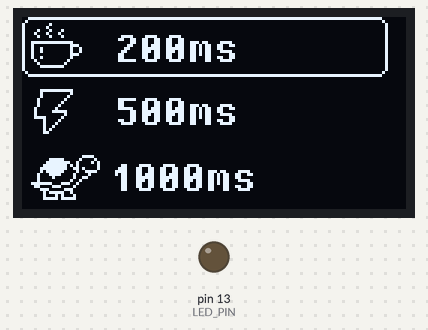
Bench run of a sketch on a simulated Arduino Uno, built with avr-gcc and run on an emulated ATmega328P. Shown: 128×64 one-colour display, output pins drawn as LEDs (lit = HIGH).

Above: at 0.8 s.
At 12.2 s:
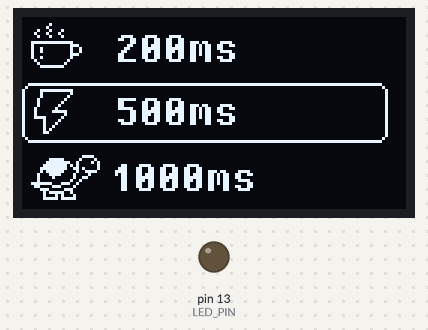
At 24.5 s:
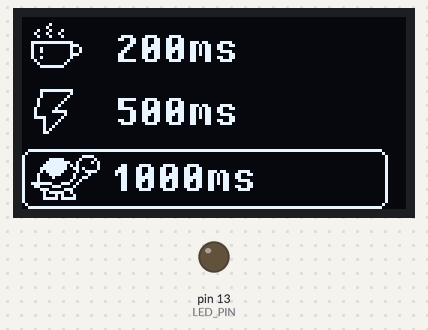
At 38.7 s:
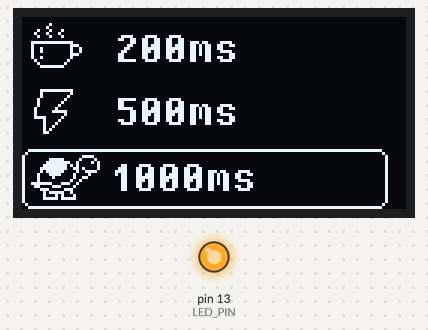
Timing chart, 0 to 40.0 s (numbered marks = the images above):
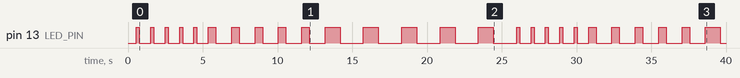

Measured:
- by itself, pin 13 (LED_PIN): goes 5 × (HIGH 0.20 s, LOW 0.76 s), 5 × (HIGH 0.50 s, LOW 1.1 s), 5 × (HIGH 1.0 s, LOW 1.6 s), 5 × (HIGH 0.20 s, LOW 0.76 s), 5 × (HIGH 0.50 s, LOW 1.1 s), HIGH 1.0 s, then LOW
- what the display in image 0 shows lasts 4.8 s, from 0.6 s to 5.4 s
- what the display in image 1 shows lasts 7.8 s, from 5.4 s to 13.2 s
- what the display in image 2 shows lasts 12.8 s, from 13.2 s to 26.0 s

The sketch:

missao_arduino_bonus.ino
```cpp
#include "U8glib.h"

U8GLIB_SSD1306_128X64 u8g(U8G_I2C_OPT_DEV_0 | U8G_I2C_OPT_NO_ACK | U8G_I2C_OPT_FAST); // Fast I2C / TWI

// 'contorno_1 - 200ms', 128x64px
const unsigned char epd_bitmap_contorno_1 [] PROGMEM = {
  0x3f, 0xff, 0xff, 0xff, 0xff, 0xff, 0xff, 0xff, 0xff, 0xff, 0xff, 0xff, 0xff, 0xff, 0xff, 0x00,
  0x40, 0x00, 0x00, 0x00, 0x00, 0x00, 0x00, 0x00, 0x00, 0x00, 0x00, 0x00, 0x00, 0x00, 0x00, 0x80,
  0x80, 0x40, 0x00, 0x00, 0x00, 0x00, 0x00, 0x00, 0x00, 0x00, 0x00, 0x00, 0x00, 0x00, 0x00, 0x40,
  0x80, 0x80, 0x00, 0x00, 0x00, 0x00, 0x00, 0x00, 0x00, 0x00, 0x00, 0x00, 0x00, 0x00, 0x00, 0x40,
  0x84, 0x44, 0x00, 0x00, 0x00, 0x00, 0x00, 0x00, 0x00, 0x00, 0x00, 0x00, 0x00, 0x00, 0x00, 0x40,
  0x88, 0x88, 0x00, 0x00, 0x00, 0x00, 0x00, 0x00, 0x00, 0x00, 0x00, 0x00, 0x00, 0x00, 0x00, 0x40,
  0x84, 0x44, 0x00, 0x00, 0x78, 0x78, 0x78, 0x00, 0x00, 0x00, 0x00, 0x00, 0x00, 0x00, 0x00, 0x40,
  0x80, 0x00, 0x00, 0x00, 0xcc, 0xcc, 0xcc, 0x00, 0x00, 0x00, 0x00, 0x00, 0x00, 0x00, 0x00, 0x40,
  0x9f, 0xff, 0x80, 0x00, 0x0c, 0xcc, 0xcc, 0xec, 0x3c, 0x00, 0x00, 0x00, 0x00, 0x00, 0x00, 0x40,
  0x90, 0x00, 0xe0, 0x00, 0x18, 0xdc, 0xdc, 0xd6, 0x66, 0x00, 0x00, 0x00, 0x00, 0x00, 0x00, 0x40,
  0x92, 0x00, 0x90, 0x00, 0x30, 0xfc, 0xfc, 0xd6, 0x60, 0x00, 0x00, 0x00, 0x00, 0x00, 0x00, 0x40,
  0x92, 0x00, 0x90, 0x00, 0x60, 0xec, 0xec, 0xd6, 0x3c, 0x00, 0x00, 0x00, 0x00, 0x00, 0x00, 0x40,
  0x90, 0x00, 0xe0, 0x00, 0xc0, 0xcc, 0xcc, 0xd6, 0x06, 0x00, 0x00, 0x00, 0x00, 0x00, 0x00, 0x40,
  0x92, 0x00, 0x80, 0x00, 0xc0, 0xcc, 0xcc, 0xc6, 0x66, 0x00, 0x00, 0x00, 0x00, 0x00, 0x00, 0x40,
  0x88, 0x01, 0x00, 0x00, 0xfc, 0x78, 0x78, 0xc6, 0x3c, 0x00, 0x00, 0x00, 0x00, 0x00, 0x00, 0x40,
  0x84, 0x02, 0x00, 0x00, 0x00, 0x00, 0x00, 0x00, 0x00, 0x00, 0x00, 0x00, 0x00, 0x00, 0x00, 0x40,
  0x83, 0xfc, 0x00, 0x00, 0x00, 0x00, 0x00, 0x00, 0x00, 0x00, 0x00, 0x00, 0x00, 0x00, 0x00, 0x40,
  0x80, 0x00, 0x00, 0x00, 0x00, 0x00, 0x00, 0x00, 0x00, 0x00, 0x00, 0x00, 0x00, 0x00, 0x00, 0x40,
  0x40, 0x00, 0x00, 0x00, 0x00, 0x00, 0x00, 0x00, 0x00, 0x00, 0x00, 0x00, 0x00, 0x00, 0x00, 0x80,
  0x3f, 0xff, 0xff, 0xff, 0xff, 0xff, 0xff, 0xff, 0xff, 0xff, 0xff, 0xff, 0xff, 0xff, 0xff, 0x00,
  0x00, 0x00, 0x00, 0x00, 0x00, 0x00, 0x00, 0x00, 0x00, 0x00, 0x00, 0x00, 0x00, 0x00, 0x00, 0x00,
  0x00, 0x00, 0x00, 0x00, 0x00, 0x00, 0x00, 0x00, 0x00, 0x00, 0x00, 0x00, 0x00, 0x00, 0x00, 0x00,
  0x00, 0x00, 0x00, 0x00, 0x00, 0x00, 0x00, 0x00, 0x00, 0x00, 0x00, 0x00, 0x00, 0x00, 0x00, 0x00,
  0x00, 0x00, 0x00, 0x00, 0x00, 0x00, 0x00, 0x00, 0x00, 0x00, 0x00, 0x00, 0x00, 0x00, 0x00, 0x00,
  0x03, 0xff, 0x80, 0x00, 0x00, 0x00, 0x00, 0x00, 0x00, 0x00, 0x00, 0x00, 0x00, 0x00, 0x00, 0x00,
  0x02, 0x00, 0x80, 0x00, 0x00, 0x00, 0x00, 0x00, 0x00, 0x00, 0x00, 0x00, 0x00, 0x00, 0x00, 0x00,
  0x02, 0x01, 0x00, 0x00, 0x00, 0x00, 0x00, 0x00, 0x00, 0x00, 0x00, 0x00, 0x00, 0x00, 0x00, 0x00,
  0x04, 0x02, 0x00, 0x00, 0xfc, 0x78, 0x78, 0x00, 0x00, 0x00, 0x00, 0x00, 0x00, 0x00, 0x00, 0x00,
  0x04, 0x04, 0x00, 0x00, 0xc0, 0xcc, 0xcc, 0x00, 0x00, 0x00, 0x00, 0x00, 0x00, 0x00, 0x00, 0x00,
  0x04, 0x08, 0x00, 0x00, 0xc0, 0xcc, 0xcc, 0xec, 0x3c, 0x00, 0x00, 0x00, 0x00, 0x00, 0x00, 0x00,
  0x08, 0x10, 0x00, 0x00, 0xf8, 0xdc, 0xdc, 0xd6, 0x66, 0x00, 0x00, 0x00, 0x00, 0x00, 0x00, 0x00,
  0x08, 0x3e, 0x00, 0x00, 0x0c, 0xfc, 0xfc, 0xd6, 0x60, 0x00, 0x00, 0x00, 0x00, 0x00, 0x00, 0x00,
  0x08, 0x02, 0x00, 0x00, 0x0c, 0xec, 0xec, 0xd6, 0x3c, 0x00, 0x00, 0x00, 0x00, 0x00, 0x00, 0x00,
  0x0f, 0x04, 0x00, 0x00, 0x0c, 0xcc, 0xcc, 0xd6, 0x06, 0x00, 0x00, 0x00, 0x00, 0x00, 0x00, 0x00,
  0x01, 0x08, 0x00, 0x00, 0xcc, 0xcc, 0xcc, 0xc6, 0x66, 0x00, 0x00, 0x00, 0x00, 0x00, 0x00, 0x00,
  0x01, 0x10, 0x00, 0x00, 0x78, 0x78, 0x78, 0xc6, 0x3c, 0x00, 0x00, 0x00, 0x00, 0x00, 0x00, 0x00,
  0x01, 0x20, 0x00, 0x00, 0x00, 0x00, 0x00, 0x00, 0x00, 0x00, 0x00, 0x00, 0x00, 0x00, 0x00, 0x00,
  0x01, 0x40, 0x00, 0x00, 0x00, 0x00, 0x00, 0x00, 0x00, 0x00, 0x00, 0x00, 0x00, 0x00, 0x00, 0x00,
  0x01, 0x80, 0x00, 0x00, 0x00, 0x00, 0x00, 0x00, 0x00, 0x00, 0x00, 0x00, 0x00, 0x00, 0x00, 0x00,
  0x00, 0x00, 0x00, 0x00, 0x00, 0x00, 0x00, 0x00, 0x00, 0x00, 0x00, 0x00, 0x00, 0x00, 0x00, 0x00,
  0x00, 0x00, 0x00, 0x00, 0x00, 0x00, 0x00, 0x00, 0x00, 0x00, 0x00, 0x00, 0x00, 0x00, 0x00, 0x00,
  0x00, 0x00, 0x00, 0x00, 0x00, 0x00, 0x00, 0x00, 0x00, 0x00, 0x00, 0x00, 0x00, 0x00, 0x00, 0x00,
  0x00, 0x00, 0x00, 0x00, 0x00, 0x00, 0x00, 0x00, 0x00, 0x00, 0x00, 0x00, 0x00, 0x00, 0x00, 0x00,
  0x00, 0x00, 0x00, 0x00, 0x00, 0x00, 0x00, 0x00, 0x00, 0x00, 0x00, 0x00, 0x00, 0x00, 0x00, 0x00,
  0x00, 0x00, 0x00, 0x00, 0x00, 0x00, 0x00, 0x00, 0x00, 0x00, 0x00, 0x00, 0x00, 0x00, 0x00, 0x00,
  0x00, 0x00, 0x00, 0x00, 0x00, 0x00, 0x00, 0x00, 0x00, 0x00, 0x00, 0x00, 0x00, 0x00, 0x00, 0x00,
  0x00, 0x00, 0x0f, 0x00, 0x00, 0x00, 0x00, 0x00, 0x00, 0x00, 0x00, 0x00, 0x00, 0x00, 0x00, 0x00,
  0x00, 0x7c, 0x10, 0x80, 0x00, 0x00, 0x00, 0x00, 0x00, 0x00, 0x00, 0x00, 0x00, 0x00, 0x00, 0x00,
  0x00, 0xff, 0x21, 0x40, 0x00, 0x00, 0x00, 0x00, 0x00, 0x00, 0x00, 0x00, 0x00, 0x00, 0x00, 0x00,
  0x01, 0xfe, 0xa0, 0x40, 0x61, 0xe1, 0xe1, 0xe0, 0x00, 0x00, 0x00, 0x00, 0x00, 0x00, 0x00, 0x00,
  0x03, 0xfe, 0x68, 0x40, 0xe3, 0x33, 0x33, 0x30, 0x00, 0x00, 0x00, 0x00, 0x00, 0x00, 0x00, 0x00,
  0x02, 0xfc, 0x27, 0x81, 0xe3, 0x33, 0x33, 0x33, 0xb0, 0xf0, 0x00, 0x00, 0x00, 0x00, 0x00, 0x00,
  0x04, 0x78, 0x42, 0x01, 0x63, 0x73, 0x73, 0x73, 0x59, 0x98, 0x00, 0x00, 0x00, 0x00, 0x00, 0x00,
  0x04, 0x20, 0x4c, 0x00, 0x63, 0xf3, 0xf3, 0xf3, 0x59, 0x80, 0x00, 0x00, 0x00, 0x00, 0x00, 0x00,
  0x04, 0x00, 0x90, 0x00, 0x63, 0xb3, 0xb3, 0xb3, 0x58, 0xf0, 0x00, 0x00, 0x00, 0x00, 0x00, 0x00,
  0x1f, 0xc7, 0x20, 0x00, 0x63, 0x33, 0x33, 0x33, 0x58, 0x18, 0x00, 0x00, 0x00, 0x00, 0x00, 0x00,
  0x0c, 0x38, 0x40, 0x00, 0x63, 0x33, 0x33, 0x33, 0x19, 0x98, 0x00, 0x00, 0x00, 0x00, 0x00, 0x00,
  0x03, 0x83, 0x80, 0x00, 0x61, 0xe1, 0xe1, 0xe3, 0x18, 0xf0, 0x00, 0x00, 0x00, 0x00, 0x00, 0x00,
  0x01, 0x7c, 0x80, 0x00, 0x00, 0x00, 0x00, 0x00, 0x00, 0x00, 0x00, 0x00, 0x00, 0x00, 0x00, 0x00,
  0x01, 0x14, 0x40, 0x00, 0x00, 0x00, 0x00, 0x00, 0x00, 0x00, 0x00, 0x00, 0x00, 0x00, 0x00, 0x00,
  0x01, 0xf7, 0xc0, 0x00, 0x00, 0x00, 0x00, 0x00, 0x00, 0x00, 0x00, 0x00, 0x00, 0x00, 0x00, 0x00,
  0x00, 0x00, 0x00, 0x00, 0x00, 0x00, 0x00, 0x00, 0x00, 0x00, 0x00, 0x00, 0x00, 0x00, 0x00, 0x00,
  0x00, 0x00, 0x00, 0x00, 0x00, 0x00, 0x00, 0x00, 0x00, 0x00, 0x00, 0x00, 0x00, 0x00, 0x00, 0x00,
  0x00, 0x00, 0x00, 0x00, 0x00, 0x00, 0x00, 0x00, 0x00, 0x00, 0x00, 0x00, 0x00, 0x00, 0x00, 0x00
};
// 'contorno_2 - 500ms', 128x64px
const unsigned char epd_bitmap_contorno_2 [] PROGMEM = {
  0x00, 0x00, 0x00, 0x00, 0x00, 0x00, 0x00, 0x00, 0x00, 0x00, 0x00, 0x00, 0x00, 0x00, 0x00, 0x00,
  0x00, 0x00, 0x00, 0x00, 0x00, 0x00, 0x00, 0x00, 0x00, 0x00, 0x00, 0x00, 0x00, 0x00, 0x00, 0x00,
  0x00, 0x40, 0x00, 0x00, 0x00, 0x00, 0x00, 0x00, 0x00, 0x00, 0x00, 0x00, 0x00, 0x00, 0x00, 0x00,
  0x00, 0x80, 0x00, 0x00, 0x00, 0x00, 0x00, 0x00, 0x00, 0x00, 0x00, 0x00, 0x00, 0x00, 0x00, 0x00,
  0x04, 0x44, 0x00, 0x00, 0x00, 0x00, 0x00, 0x00, 0x00, 0x00, 0x00, 0x00, 0x00, 0x00, 0x00, 0x00,
  0x08, 0x88, 0x00, 0x00, 0x00, 0x00, 0x00, 0x00, 0x00, 0x00, 0x00, 0x00, 0x00, 0x00, 0x00, 0x00,
  0x04, 0x44, 0x00, 0x00, 0x78, 0x78, 0x78, 0x00, 0x00, 0x00, 0x00, 0x00, 0x00, 0x00, 0x00, 0x00,
  0x00, 0x00, 0x00, 0x00, 0xcc, 0xcc, 0xcc, 0x00, 0x00, 0x00, 0x00, 0x00, 0x00, 0x00, 0x00, 0x00,
  0x1f, 0xff, 0x80, 0x00, 0x0c, 0xcc, 0xcc, 0xec, 0x3c, 0x00, 0x00, 0x00, 0x00, 0x00, 0x00, 0x00,
  0x10, 0x00, 0xe0, 0x00, 0x18, 0xdc, 0xdc, 0xd6, 0x66, 0x00, 0x00, 0x00, 0x00, 0x00, 0x00, 0x00,
  0x12, 0x00, 0x90, 0x00, 0x30, 0xfc, 0xfc, 0xd6, 0x60, 0x00, 0x00, 0x00, 0x00, 0x00, 0x00, 0x00,
  0x12, 0x00, 0x90, 0x00, 0x60, 0xec, 0xec, 0xd6, 0x3c, 0x00, 0x00, 0x00, 0x00, 0x00, 0x00, 0x00,
  0x10, 0x00, 0xe0, 0x00, 0xc0, 0xcc, 0xcc, 0xd6, 0x06, 0x00, 0x00, 0x00, 0x00, 0x00, 0x00, 0x00,
  0x12, 0x00, 0x80, 0x00, 0xc0, 0xcc, 0xcc, 0xc6, 0x66, 0x00, 0x00, 0x00, 0x00, 0x00, 0x00, 0x00,
  0x08, 0x01, 0x00, 0x00, 0xfc, 0x78, 0x78, 0xc6, 0x3c, 0x00, 0x00, 0x00, 0x00, 0x00, 0x00, 0x00,
  0x04, 0x02, 0x00, 0x00, 0x00, 0x00, 0x00, 0x00, 0x00, 0x00, 0x00, 0x00, 0x00, 0x00, 0x00, 0x00,
  0x03, 0xfc, 0x00, 0x00, 0x00, 0x00, 0x00, 0x00, 0x00, 0x00, 0x00, 0x00, 0x00, 0x00, 0x00, 0x00,
  0x00, 0x00, 0x00, 0x00, 0x00, 0x00, 0x00, 0x00, 0x00, 0x00, 0x00, 0x00, 0x00, 0x00, 0x00, 0x00,
  0x00, 0x00, 0x00, 0x00, 0x00, 0x00, 0x00, 0x00, 0x00, 0x00, 0x00, 0x00, 0x00, 0x00, 0x00, 0x00,
  0x00, 0x00, 0x00, 0x00, 0x00, 0x00, 0x00, 0x00, 0x00, 0x00, 0x00, 0x00, 0x00, 0x00, 0x00, 0x00,
  0x00, 0x00, 0x00, 0x00, 0x00, 0x00, 0x00, 0x00, 0x00, 0x00, 0x00, 0x00, 0x00, 0x00, 0x00, 0x00,
  0x00, 0x00, 0x00, 0x00, 0x00, 0x00, 0x00, 0x00, 0x00, 0x00, 0x00, 0x00, 0x00, 0x00, 0x00, 0x00,
  0x3f, 0xff, 0xff, 0xff, 0xff, 0xff, 0xff, 0xff, 0xff, 0xff, 0xff, 0xff, 0xff, 0xff, 0xff, 0x00,
  0x40, 0x00, 0x00, 0x00, 0x00, 0x00, 0x00, 0x00, 0x00, 0x00, 0x00, 0x00, 0x00, 0x00, 0x00, 0x80,
  0x83, 0xff, 0x80, 0x00, 0x00, 0x00, 0x00, 0x00, 0x00, 0x00, 0x00, 0x00, 0x00, 0x00, 0x00, 0x40,
  0x82, 0x00, 0x80, 0x00, 0x00, 0x00, 0x00, 0x00, 0x00, 0x00, 0x00, 0x00, 0x00, 0x00, 0x00, 0x40,
  0x82, 0x01, 0x00, 0x00, 0x00, 0x00, 0x00, 0x00, 0x00, 0x00, 0x00, 0x00, 0x00, 0x00, 0x00, 0x40,
  0x84, 0x02, 0x00, 0x00, 0xfc, 0x78, 0x78, 0x00, 0x00, 0x00, 0x00, 0x00, 0x00, 0x00, 0x00, 0x40,
  0x84, 0x04, 0x00, 0x00, 0xc0, 0xcc, 0xcc, 0x00, 0x00, 0x00, 0x00, 0x00, 0x00, 0x00, 0x00, 0x40,
  0x84, 0x08, 0x00, 0x00, 0xc0, 0xcc, 0xcc, 0xec, 0x3c, 0x00, 0x00, 0x00, 0x00, 0x00, 0x00, 0x40,
  0x88, 0x10, 0x00, 0x00, 0xf8, 0xdc, 0xdc, 0xd6, 0x66, 0x00, 0x00, 0x00, 0x00, 0x00, 0x00, 0x40,
  0x88, 0x3e, 0x00, 0x00, 0x0c, 0xfc, 0xfc, 0xd6, 0x60, 0x00, 0x00, 0x00, 0x00, 0x00, 0x00, 0x40,
  0x88, 0x02, 0x00, 0x00, 0x0c, 0xec, 0xec, 0xd6, 0x3c, 0x00, 0x00, 0x00, 0x00, 0x00, 0x00, 0x40,
  0x8f, 0x04, 0x00, 0x00, 0x0c, 0xcc, 0xcc, 0xd6, 0x06, 0x00, 0x00, 0x00, 0x00, 0x00, 0x00, 0x40,
  0x81, 0x08, 0x00, 0x00, 0xcc, 0xcc, 0xcc, 0xc6, 0x66, 0x00, 0x00, 0x00, 0x00, 0x00, 0x00, 0x40,
  0x81, 0x10, 0x00, 0x00, 0x78, 0x78, 0x78, 0xc6, 0x3c, 0x00, 0x00, 0x00, 0x00, 0x00, 0x00, 0x40,
  0x81, 0x20, 0x00, 0x00, 0x00, 0x00, 0x00, 0x00, 0x00, 0x00, 0x00, 0x00, 0x00, 0x00, 0x00, 0x40,
  0x81, 0x40, 0x00, 0x00, 0x00, 0x00, 0x00, 0x00, 0x00, 0x00, 0x00, 0x00, 0x00, 0x00, 0x00, 0x40,
  0x81, 0x80, 0x00, 0x00, 0x00, 0x00, 0x00, 0x00, 0x00, 0x00, 0x00, 0x00, 0x00, 0x00, 0x00, 0x40,
  0x80, 0x00, 0x00, 0x00, 0x00, 0x00, 0x00, 0x00, 0x00, 0x00, 0x00, 0x00, 0x00, 0x00, 0x00, 0x40,
  0x40, 0x00, 0x00, 0x00, 0x00, 0x00, 0x00, 0x00, 0x00, 0x00, 0x00, 0x00, 0x00, 0x00, 0x00, 0x80,
  0x3f, 0xff, 0xff, 0xff, 0xff, 0xff, 0xff, 0xff, 0xff, 0xff, 0xff, 0xff, 0xff, 0xff, 0xff, 0x00,
  0x00, 0x00, 0x00, 0x00, 0x00, 0x00, 0x00, 0x00, 0x00, 0x00, 0x00, 0x00, 0x00, 0x00, 0x00, 0x00,
  0x00, 0x00, 0x00, 0x00, 0x00, 0x00, 0x00, 0x00, 0x00, 0x00, 0x00, 0x00, 0x00, 0x00, 0x00, 0x00,
  0x00, 0x00, 0x00, 0x00, 0x00, 0x00, 0x00, 0x00, 0x00, 0x00, 0x00, 0x00, 0x00, 0x00, 0x00, 0x00,
  0x00, 0x00, 0x00, 0x00, 0x00, 0x00, 0x00, 0x00, 0x00, 0x00, 0x00, 0x00, 0x00, 0x00, 0x00, 0x00,
  0x00, 0x00, 0x0f, 0x00, 0x00, 0x00, 0x00, 0x00, 0x00, 0x00, 0x00, 0x00, 0x00, 0x00, 0x00, 0x00,
  0x00, 0x7c, 0x10, 0x80, 0x00, 0x00, 0x00, 0x00, 0x00, 0x00, 0x00, 0x00, 0x00, 0x00, 0x00, 0x00,
  0x00, 0xff, 0x21, 0x40, 0x00, 0x00, 0x00, 0x00, 0x00, 0x00, 0x00, 0x00, 0x00, 0x00, 0x00, 0x00,
  0x01, 0xfe, 0xa0, 0x40, 0x61, 0xe1, 0xe1, 0xe0, 0x00, 0x00, 0x00, 0x00, 0x00, 0x00, 0x00, 0x00,
  0x03, 0xfe, 0x68, 0x40, 0xe3, 0x33, 0x33, 0x30, 0x00, 0x00, 0x00, 0x00, 0x00, 0x00, 0x00, 0x00,
  0x02, 0xfc, 0x27, 0x81, 0xe3, 0x33, 0x33, 0x33, 0xb0, 0xf0, 0x00, 0x00, 0x00, 0x00, 0x00, 0x00,
  0x04, 0x78, 0x42, 0x01, 0x63, 0x73, 0x73, 0x73, 0x59, 0x98, 0x00, 0x00, 0x00, 0x00, 0x00, 0x00,
  0x04, 0x20, 0x4c, 0x00, 0x63, 0xf3, 0xf3, 0xf3, 0x59, 0x80, 0x00, 0x00, 0x00, 0x00, 0x00, 0x00,
  0x04, 0x00, 0x90, 0x00, 0x63, 0xb3, 0xb3, 0xb3, 0x58, 0xf0, 0x00, 0x00, 0x00, 0x00, 0x00, 0x00,
  0x1f, 0xc7, 0x20, 0x00, 0x63, 0x33, 0x33, 0x33, 0x58, 0x18, 0x00, 0x00, 0x00, 0x00, 0x00, 0x00,
  0x0c, 0x38, 0x40, 0x00, 0x63, 0x33, 0x33, 0x33, 0x19, 0x98, 0x00, 0x00, 0x00, 0x00, 0x00, 0x00,
  0x03, 0x83, 0x80, 0x00, 0x61, 0xe1, 0xe1, 0xe3, 0x18, 0xf0, 0x00, 0x00, 0x00, 0x00, 0x00, 0x00,
  0x01, 0x7c, 0x80, 0x00, 0x00, 0x00, 0x00, 0x00, 0x00, 0x00, 0x00, 0x00, 0x00, 0x00, 0x00, 0x00,
  0x01, 0x14, 0x40, 0x00, 0x00, 0x00, 0x00, 0x00, 0x00, 0x00, 0x00, 0x00, 0x00, 0x00, 0x00, 0x00,
  0x01, 0xf7, 0xc0, 0x00, 0x00, 0x00, 0x00, 0x00, 0x00, 0x00, 0x00, 0x00, 0x00, 0x00, 0x00, 0x00,
  0x00, 0x00, 0x00, 0x00, 0x00, 0x00, 0x00, 0x00, 0x00, 0x00, 0x00, 0x00, 0x00, 0x00, 0x00, 0x00,
  0x00, 0x00, 0x00, 0x00, 0x00, 0x00, 0x00, 0x00, 0x00, 0x00, 0x00, 0x00, 0x00, 0x00, 0x00, 0x00,
  0x00, 0x00, 0x00, 0x00, 0x00, 0x00, 0x00, 0x00, 0x00, 0x00, 0x00, 0x00, 0x00, 0x00, 0x00, 0x00
};
// 'contorno 3 - 1000ms', 128x64px
const unsigned char epd_bitmap_contorno_3 [] PROGMEM = {
  0x00, 0x00, 0x00, 0x00, 0x00, 0x00, 0x00, 0x00, 0x00, 0x00, 0x00, 0x00, 0x00, 0x00, 0x00, 0x00,
  0x00, 0x00, 0x00, 0x00, 0x00, 0x00, 0x00, 0x00, 0x00, 0x00, 0x00, 0x00, 0x00, 0x00, 0x00, 0x00,
  0x00, 0x40, 0x00, 0x00, 0x00, 0x00, 0x00, 0x00, 0x00, 0x00, 0x00, 0x00, 0x00, 0x00, 0x00, 0x00,
  0x00, 0x80, 0x00, 0x00, 0x00, 0x00, 0x00, 0x00, 0x00, 0x00, 0x00, 0x00, 0x00, 0x00, 0x00, 0x00,
  0x04, 0x44, 0x00, 0x00, 0x00, 0x00, 0x00, 0x00, 0x00, 0x00, 0x00, 0x00, 0x00, 0x00, 0x00, 0x00,
  0x08, 0x88, 0x00, 0x00, 0x00, 0x00, 0x00, 0x00, 0x00, 0x00, 0x00, 0x00, 0x00, 0x00, 0x00, 0x00,
  0x04, 0x44, 0x00, 0x00, 0x78, 0x78, 0x78, 0x00, 0x00, 0x00, 0x00, 0x00, 0x00, 0x00, 0x00, 0x00,
  0x00, 0x00, 0x00, 0x00, 0xcc, 0xcc, 0xcc, 0x00, 0x00, 0x00, 0x00, 0x00, 0x00, 0x00, 0x00, 0x00,
  0x1f, 0xff, 0x80, 0x00, 0x0c, 0xcc, 0xcc, 0xec, 0x3c, 0x00, 0x00, 0x00, 0x00, 0x00, 0x00, 0x00,
  0x10, 0x00, 0xe0, 0x00, 0x18, 0xdc, 0xdc, 0xd6, 0x66, 0x00, 0x00, 0x00, 0x00, 0x00, 0x00, 0x00,
  0x12, 0x00, 0x90, 0x00, 0x30, 0xfc, 0xfc, 0xd6, 0x60, 0x00, 0x00, 0x00, 0x00, 0x00, 0x00, 0x00,
  0x12, 0x00, 0x90, 0x00, 0x60, 0xec, 0xec, 0xd6, 0x3c, 0x00, 0x00, 0x00, 0x00, 0x00, 0x00, 0x00,
  0x10, 0x00, 0xe0, 0x00, 0xc0, 0xcc, 0xcc, 0xd6, 0x06, 0x00, 0x00, 0x00, 0x00, 0x00, 0x00, 0x00,
  0x12, 0x00, 0x80, 0x00, 0xc0, 0xcc, 0xcc, 0xc6, 0x66, 0x00, 0x00, 0x00, 0x00, 0x00, 0x00, 0x00,
  0x08, 0x01, 0x00, 0x00, 0xfc, 0x78, 0x78, 0xc6, 0x3c, 0x00, 0x00, 0x00, 0x00, 0x00, 0x00, 0x00,
  0x04, 0x02, 0x00, 0x00, 0x00, 0x00, 0x00, 0x00, 0x00, 0x00, 0x00, 0x00, 0x00, 0x00, 0x00, 0x00,
  0x03, 0xfc, 0x00, 0x00, 0x00, 0x00, 0x00, 0x00, 0x00, 0x00, 0x00, 0x00, 0x00, 0x00, 0x00, 0x00,
  0x00, 0x00, 0x00, 0x00, 0x00, 0x00, 0x00, 0x00, 0x00, 0x00, 0x00, 0x00, 0x00, 0x00, 0x00, 0x00,
  0x00, 0x00, 0x00, 0x00, 0x00, 0x00, 0x00, 0x00, 0x00, 0x00, 0x00, 0x00, 0x00, 0x00, 0x00, 0x00,
  0x00, 0x00, 0x00, 0x00, 0x00, 0x00, 0x00, 0x00, 0x00, 0x00, 0x00, 0x00, 0x00, 0x00, 0x00, 0x00,
  0x00, 0x00, 0x00, 0x00, 0x00, 0x00, 0x00, 0x00, 0x00, 0x00, 0x00, 0x00, 0x00, 0x00, 0x00, 0x00,
  0x00, 0x00, 0x00, 0x00, 0x00, 0x00, 0x00, 0x00, 0x00, 0x00, 0x00, 0x00, 0x00, 0x00, 0x00, 0x00,
  0x00, 0x00, 0x00, 0x00, 0x00, 0x00, 0x00, 0x00, 0x00, 0x00, 0x00, 0x00, 0x00, 0x00, 0x00, 0x00,
  0x00, 0x00, 0x00, 0x00, 0x00, 0x00, 0x00, 0x00, 0x00, 0x00, 0x00, 0x00, 0x00, 0x00, 0x00, 0x00,
  0x03, 0xff, 0x80, 0x00, 0x00, 0x00, 0x00, 0x00, 0x00, 0x00, 0x00, 0x00, 0x00, 0x00, 0x00, 0x00,
  0x02, 0x00, 0x80, 0x00, 0x00, 0x00, 0x00, 0x00, 0x00, 0x00, 0x00, 0x00, 0x00, 0x00, 0x00, 0x00,
  0x02, 0x01, 0x00, 0x00, 0x00, 0x00, 0x00, 0x00, 0x00, 0x00, 0x00, 0x00, 0x00, 0x00, 0x00, 0x00,
  0x04, 0x02, 0x00, 0x00, 0xfc, 0x78, 0x78, 0x00, 0x00, 0x00, 0x00, 0x00, 0x00, 0x00, 0x00, 0x00,
  0x04, 0x04, 0x00, 0x00, 0xc0, 0xcc, 0xcc, 0x00, 0x00, 0x00, 0x00, 0x00, 0x00, 0x00, 0x00, 0x00,
  0x04, 0x08, 0x00, 0x00, 0xc0, 0xcc, 0xcc, 0xec, 0x3c, 0x00, 0x00, 0x00, 0x00, 0x00, 0x00, 0x00,
  0x08, 0x10, 0x00, 0x00, 0xf8, 0xdc, 0xdc, 0xd6, 0x66, 0x00, 0x00, 0x00, 0x00, 0x00, 0x00, 0x00,
  0x08, 0x3e, 0x00, 0x00, 0x0c, 0xfc, 0xfc, 0xd6, 0x60, 0x00, 0x00, 0x00, 0x00, 0x00, 0x00, 0x00,
  0x08, 0x02, 0x00, 0x00, 0x0c, 0xec, 0xec, 0xd6, 0x3c, 0x00, 0x00, 0x00, 0x00, 0x00, 0x00, 0x00,
  0x0f, 0x04, 0x00, 0x00, 0x0c, 0xcc, 0xcc, 0xd6, 0x06, 0x00, 0x00, 0x00, 0x00, 0x00, 0x00, 0x00,
  0x01, 0x08, 0x00, 0x00, 0xcc, 0xcc, 0xcc, 0xc6, 0x66, 0x00, 0x00, 0x00, 0x00, 0x00, 0x00, 0x00,
  0x01, 0x10, 0x00, 0x00, 0x78, 0x78, 0x78, 0xc6, 0x3c, 0x00, 0x00, 0x00, 0x00, 0x00, 0x00, 0x00,
  0x01, 0x20, 0x00, 0x00, 0x00, 0x00, 0x00, 0x00, 0x00, 0x00, 0x00, 0x00, 0x00, 0x00, 0x00, 0x00,
  0x01, 0x40, 0x00, 0x00, 0x00, 0x00, 0x00, 0x00, 0x00, 0x00, 0x00, 0x00, 0x00, 0x00, 0x00, 0x00,
  0x01, 0x80, 0x00, 0x00, 0x00, 0x00, 0x00, 0x00, 0x00, 0x00, 0x00, 0x00, 0x00, 0x00, 0x00, 0x00,
  0x00, 0x00, 0x00, 0x00, 0x00, 0x00, 0x00, 0x00, 0x00, 0x00, 0x00, 0x00, 0x00, 0x00, 0x00, 0x00,
  0x00, 0x00, 0x00, 0x00, 0x00, 0x00, 0x00, 0x00, 0x00, 0x00, 0x00, 0x00, 0x00, 0x00, 0x00, 0x00,
  0x00, 0x00, 0x00, 0x00, 0x00, 0x00, 0x00, 0x00, 0x00, 0x00, 0x00, 0x00, 0x00, 0x00, 0x00, 0x00,
  0x00, 0x00, 0x00, 0x00, 0x00, 0x00, 0x00, 0x00, 0x00, 0x00, 0x00, 0x00, 0x00, 0x00, 0x00, 0x00,
  0x00, 0x00, 0x00, 0x00, 0x00, 0x00, 0x00, 0x00, 0x00, 0x00, 0x00, 0x00, 0x00, 0x00, 0x00, 0x00,
  0x3f, 0xff, 0xff, 0xff, 0xff, 0xff, 0xff, 0xff, 0xff, 0xff, 0xff, 0xff, 0xff, 0xff, 0xff, 0x00,
  0x40, 0x00, 0x00, 0x00, 0x00, 0x00, 0x00, 0x00, 0x00, 0x00, 0x00, 0x00, 0x00, 0x00, 0x00, 0x80,
  0x80, 0x00, 0x0f, 0x00, 0x00, 0x00, 0x00, 0x00, 0x00, 0x00, 0x00, 0x00, 0x00, 0x00, 0x00, 0x40,
  0x80, 0x7c, 0x10, 0x80, 0x00, 0x00, 0x00, 0x00, 0x00, 0x00, 0x00, 0x00, 0x00, 0x00, 0x00, 0x40,
  0x80, 0xff, 0x21, 0x40, 0x00, 0x00, 0x00, 0x00, 0x00, 0x00, 0x00, 0x00, 0x00, 0x00, 0x00, 0x40,
  0x81, 0xfe, 0xa0, 0x40, 0x61, 0xe1, 0xe1, 0xe0, 0x00, 0x00, 0x00, 0x00, 0x00, 0x00, 0x00, 0x40,
  0x83, 0xfe, 0x68, 0x40, 0xe3, 0x33, 0x33, 0x30, 0x00, 0x00, 0x00, 0x00, 0x00, 0x00, 0x00, 0x40,
  0x82, 0xfc, 0x27, 0x81, 0xe3, 0x33, 0x33, 0x33, 0xb0, 0xf0, 0x00, 0x00, 0x00, 0x00, 0x00, 0x40,
  0x84, 0x78, 0x42, 0x01, 0x63, 0x73, 0x73, 0x73, 0x59, 0x98, 0x00, 0x00, 0x00, 0x00, 0x00, 0x40,
  0x84, 0x20, 0x4c, 0x00, 0x63, 0xf3, 0xf3, 0xf3, 0x59, 0x80, 0x00, 0x00, 0x00, 0x00, 0x00, 0x40,
  0x84, 0x00, 0x90, 0x00, 0x63, 0xb3, 0xb3, 0xb3, 0x58, 0xf0, 0x00, 0x00, 0x00, 0x00, 0x00, 0x40,
  0x9f, 0xc7, 0x20, 0x00, 0x63, 0x33, 0x33, 0x33, 0x58, 0x18, 0x00, 0x00, 0x00, 0x00, 0x00, 0x40,
  0x8c, 0x38, 0x40, 0x00, 0x63, 0x33, 0x33, 0x33, 0x19, 0x98, 0x00, 0x00, 0x00, 0x00, 0x00, 0x40,
  0x83, 0x83, 0x80, 0x00, 0x61, 0xe1, 0xe1, 0xe3, 0x18, 0xf0, 0x00, 0x00, 0x00, 0x00, 0x00, 0x40,
  0x81, 0x7c, 0x80, 0x00, 0x00, 0x00, 0x00, 0x00, 0x00, 0x00, 0x00, 0x00, 0x00, 0x00, 0x00, 0x40,
  0x81, 0x14, 0x40, 0x00, 0x00, 0x00, 0x00, 0x00, 0x00, 0x00, 0x00, 0x00, 0x00, 0x00, 0x00, 0x40,
  0x81, 0xf7, 0xc0, 0x00, 0x00, 0x00, 0x00, 0x00, 0x00, 0x00, 0x00, 0x00, 0x00, 0x00, 0x00, 0x40,
  0x80, 0x00, 0x00, 0x00, 0x00, 0x00, 0x00, 0x00, 0x00, 0x00, 0x00, 0x00, 0x00, 0x00, 0x00, 0x40,
  0x40, 0x00, 0x00, 0x00, 0x00, 0x00, 0x00, 0x00, 0x00, 0x00, 0x00, 0x00, 0x00, 0x00, 0x00, 0x80,
  0x3f, 0xff, 0xff, 0xff, 0xff, 0xff, 0xff, 0xff, 0xff, 0xff, 0xff, 0xff, 0xff, 0xff, 0xff, 0x00
};

int intervals[] = { 200, 500, 1000 }; //array de intervalos
const int epd_bitmap_allArray_LEN = 3; //tamanho do array de intervalos
const unsigned char* epd_bitmap_allArray[3] = { //array com as imagens que serão impressas no display
  epd_bitmap_contorno_1,
  epd_bitmap_contorno_2,
  epd_bitmap_contorno_3
};

#define LED_PIN 13 //pino de saída do led

void setup() {
  u8g.setFont(u8g_font_tpssb); //configurações do display
  u8g.setColorIndex(1);

  pinMode(LED_PIN, OUTPUT); //seta o pino do led
}

void loop() {
  u8g.firstPage();


  for (int i = 0; i < epd_bitmap_allArray_LEN; i++) {
    for (int j = 0; j < 5; j++) {
      drawBitmap(i); //imprime a frequência de tempo do led
      digitalWrite(LED_PIN, HIGH); //pino de saída do led
      delay(intervals[i]); //espera o intervalo de tempo da vez
      digitalWrite(LED_PIN, LOW); //apaga o led
      delay(intervals[i]); //espera novamente o intervalo de tempo da vez
    }
  }

}

//função que realiza a troca da imagem de acordo com a frequência da vez
void drawBitmap(int i) {
  u8g.firstPage();
  do {
    u8g.drawBitmapP(0, 0, 128 / 8, 64, epd_bitmap_allArray[i]);
  } while (u8g.nextPage());
}
```
